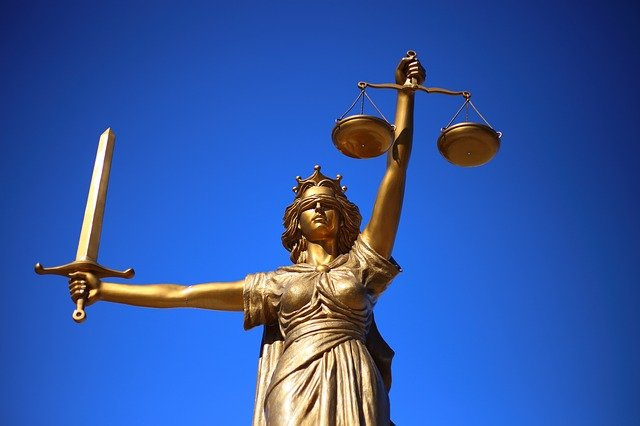
#> input picture data/justice.jpg, 640 x 426 px, found by its file name
$ jupyter execute ML_0319_IMAGE.ipynb
#> lines starting #> are read from the running program, lines starting #| are printed output that depends on the picture
[cell 1]
import numpy as np
from PIL import Image
import matplotlib.pyplot as plt

# Image Open => Image 객체로 생성
img = Image.open('./image/justice.jpg')
#> img is the input picture: PIL image 640x426 RGB; mean R, G, B 51, 88.1, 166.7

print(type(img))
#| <class 'PIL.JpegImagePlugin.JpegImageFile'>

plt.imshow(img)
plt.show()

pixel = np.array(img)
print('x좌표 : {}, y좌표 : {}의 pixel의 값 : {}'.format(100,200,pixel[200,100]))
#| x좌표 : 100, y좌표 : 200의 pixel의 값 : [120  83  54]

print('이미지의 크기 : {}'.format(img.size))  # (640, 426)
#| 이미지의 크기 : (640, 426)
print('이미지의 shape : {}'.format(pixel.shape))  # (426, 640, 3)
#| 이미지의 shape : (426, 640, 3)

# 이미지에 대한 기본 처리
# 이미지 객체를 이용해서 여러처리를 해 보아요!

# 이미지 저장!
img.save('./image/my_image.jpg')  # 이미지 저장

# 이미지 잘라내기! (좌상 우하)
crop_img = img.crop((30,100,150,330))
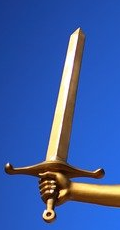
#> crop_img: PIL image 120x230 RGB; mean R, G, B 58.2, 92.1, 165.8
plt.imshow(crop_img)
plt.show()

# 이미지 크기 변경!
resize_img = img.resize((int(img.size[0]*2), int(img.size[1]*2)))
plt.imshow(resize_img)
plt.show()

# 이미지 회전
rotate_img = img.rotate(180)
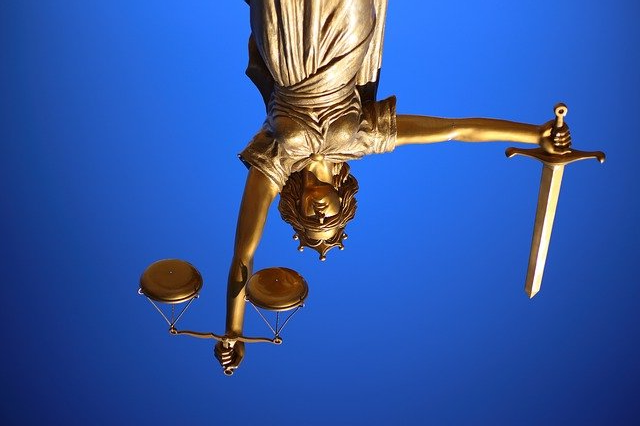
#> rotate_img: PIL image 640x426 RGB; mean R, G, B 51, 88.1, 166.7
plt.imshow(rotate_img)
plt.show()

[cell 2]
# Color Image를 Gray-scale Image로 변환
# %reset

import numpy as np
from PIL import Image
import matplotlib.pyplot as plt

color_img = Image.open('./image/fruits.jpg')
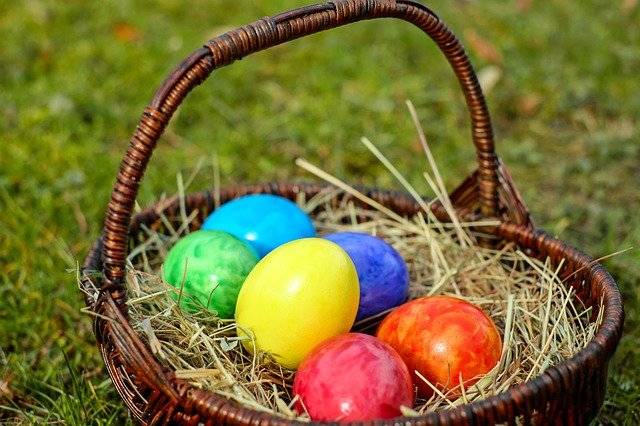
#> input picture data/fruits.jpg, 640 x 426 px, found by its file name
#> color_img is the input picture: PIL image 640x426 RGB; mean R, G, B 119, 110.8, 51.7
plt.imshow(color_img)
plt.show()

color_pixel = np.array(color_img) # 3차원의 ndarray가 생성
print('color_pixel의 shape : {}'.format(color_pixel.shape))
#| color_pixel의 shape : (426, 640, 3)
# (426, 640, 3)

# 흑백으로 처리해 보아요!
# 흑백 이미지를 3차원 데이터로 표현할 거예요!
# 각 pixel의 RGB값의 평균을 구해서 각각의 R,G,B값으로 설정
gray_pixel = color_pixel.copy()

for y in range(gray_pixel.shape[0]):
    for x in range(gray_pixel.shape[1]):
        gray_pixel[y,x] = int(np.mean(gray_pixel[y,x]))
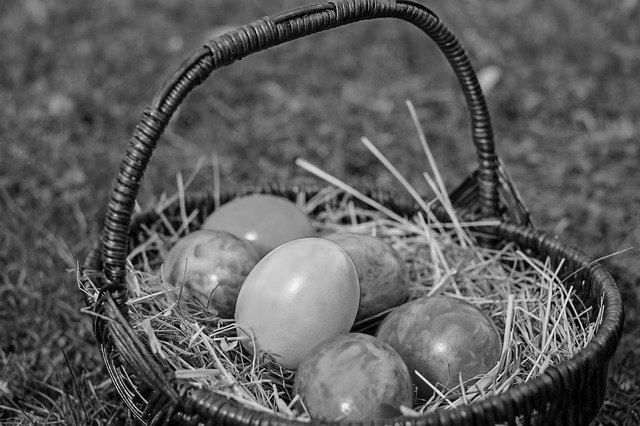
#> gray_pixel: shape (426, 640, 3); min 0, max 249, mean 93.5

plt.imshow(gray_pixel)
plt.show()

# 흑백이미지는 2차원으로도 표현이 가능해요!
gray_2d_pixel = gray_pixel[:,:,0]
print(gray_2d_pixel.shape)  # (426, 640)
#| (426, 640)
plt.imshow(gray_2d_pixel, cmap='gray')
plt.show()

# 지금 우리가 가지고 있는건.. 흑백처리된 ndarray예요!
# 이 데이터를 이용해서 이미지를 파일로 저장할꺼예요!
gray_2d_image = Image.fromarray(gray_2d_pixel)
gray_2d_image.save('./image/my_gray_image.jpg')
